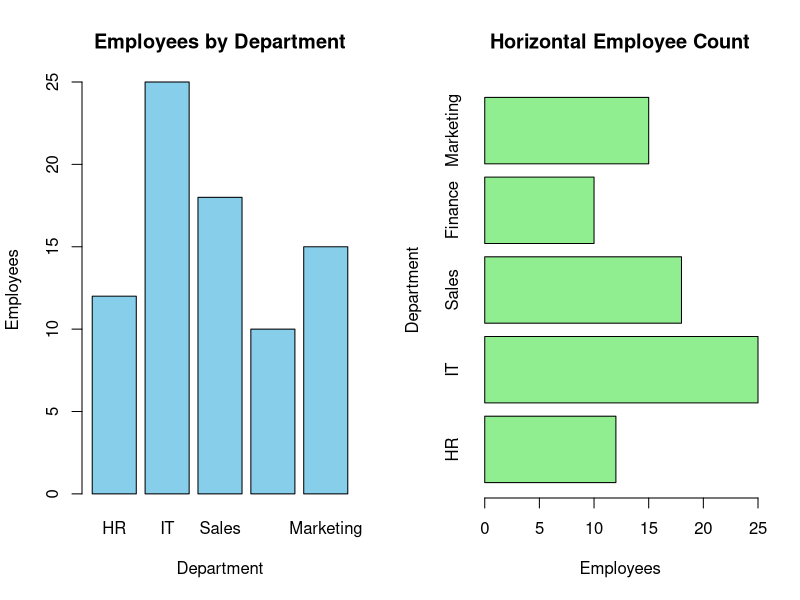

This chart was generated by the following R code:
# ============================================================
# ARTHI - R PROGRAM Q26
# Question: Department employee counts; vertical and horizontal bar plots
# Run this file independently in RStudio or R.
# Base R only; no additional packages required.
# ============================================================

cat("\\n========== ARTHI | R QUESTION 26 ==========\\n")

# Q26. Department employee counts; vertical and horizontal bar plots
departments <- c("HR", "IT", "Sales", "Finance", "Marketing")
employees <- c(12, 25, 18, 10, 15)
par(mfrow=c(1,2))
barplot(employees, names.arg=departments, col="skyblue",
        main="Employees by Department", xlab="Department", ylab="Employees")
barplot(employees, names.arg=departments, col="lightgreen", horiz=TRUE,
        main="Horizontal Employee Count", xlab="Employees", ylab="Department")
par(mfrow=c(1,1))

cat("\\n========== END OF Q26 ==========\\n")
